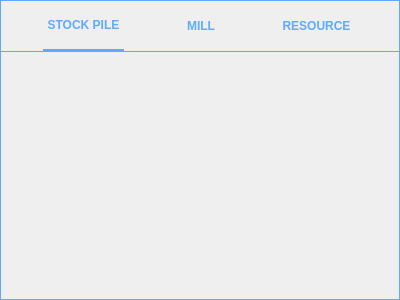
<?xml version="1.0" encoding="UTF-8"?>
<ui version="4.0">
 <class>TablePropertyWindow</class>
 <widget class="QWidget" name="TablePropertyWindow">
  <property name="geometry">
   <rect>
    <x>0</x>
    <y>0</y>
    <width>400</width>
    <height>300</height>
   </rect>
  </property>
  <property name="windowTitle">
   <string>Form</string>
  </property>
  <layout class="QVBoxLayout" name="verticalLayout" stretch="0,0">
   <property name="spacing">
    <number>0</number>
   </property>
   <property name="leftMargin">
    <number>0</number>
   </property>
   <property name="topMargin">
    <number>0</number>
   </property>
   <property name="rightMargin">
    <number>0</number>
   </property>
   <property name="bottomMargin">
    <number>0</number>
   </property>
   <item>
    <widget class="QFrame" name="frame">
     <property name="minimumSize">
      <size>
       <width>0</width>
       <height>50</height>
      </size>
     </property>
     <property name="styleSheet">
      <string notr="true">QWidget{
border : 1px solid rgb(95, 170, 255);
border-bottom : 0;
}

/*-----QToolButton-----*/
QToolButton
{
		border:0px;
        background-color: rgba(0,0,0,0);
		color: rgb(95, 170, 255);
		font-weight: bold;
}


QToolButton::hover
{
		border : 1px solid rgb(95, 170, 255);
}


QToolButton::pressed
{
        background-color: #B3D7FF;
}

QToolButton:checked {
		border-bottom: 2px solid rgb(95, 170, 255);
}</string>
     </property>
     <property name="frameShape">
      <enum>QFrame::StyledPanel</enum>
     </property>
     <property name="frameShadow">
      <enum>QFrame::Raised</enum>
     </property>
     <layout class="QHBoxLayout" name="horizontalLayout">
      <property name="spacing">
       <number>0</number>
      </property>
      <property name="leftMargin">
       <number>0</number>
      </property>
      <property name="topMargin">
       <number>0</number>
      </property>
      <property name="rightMargin">
       <number>0</number>
      </property>
      <property name="bottomMargin">
       <number>0</number>
      </property>
      <item>
       <widget class="QToolButton" name="btn_stock">
        <property name="minimumSize">
         <size>
          <width>70</width>
          <height>50</height>
         </size>
        </property>
        <property name="text">
         <string>STOCK PILE</string>
        </property>
        <property name="checkable">
         <bool>true</bool>
        </property>
        <property name="checked">
         <bool>true</bool>
        </property>
       </widget>
      </item>
      <item>
       <widget class="QToolButton" name="btn_mill">
        <property name="minimumSize">
         <size>
          <width>70</width>
          <height>50</height>
         </size>
        </property>
        <property name="text">
         <string>MILL</string>
        </property>
        <property name="checkable">
         <bool>true</bool>
        </property>
       </widget>
      </item>
      <item>
       <widget class="QToolButton" name="btn_resource">
        <property name="minimumSize">
         <size>
          <width>70</width>
          <height>50</height>
         </size>
        </property>
        <property name="text">
         <string>RESOURCE</string>
        </property>
        <property name="checkable">
         <bool>true</bool>
        </property>
       </widget>
      </item>
     </layout>
    </widget>
   </item>
   <item>
    <widget class="QStackedWidget" name="stackedWidget">
     <property name="styleSheet">
      <string notr="true">QStackedWidget#stackedWidget{
border : 1px solid rgb(95, 170, 255);
}</string>
     </property>
    </widget>
   </item>
  </layout>
 </widget>
 <resources/>
 <connections/>
</ui>
